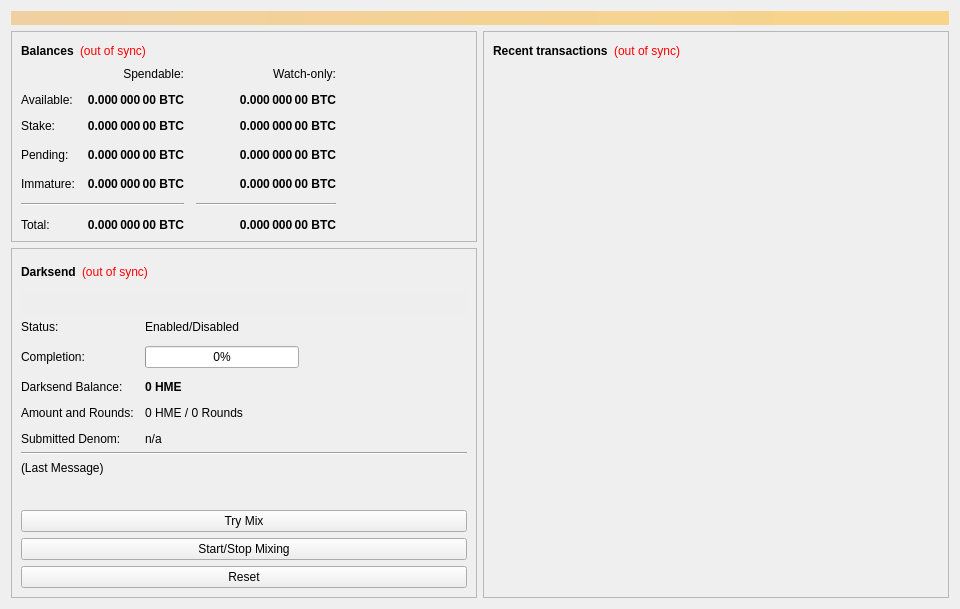
<?xml version="1.0" encoding="UTF-8"?>
<ui version="4.0">
 <class>OverviewPage</class>
 <widget class="QWidget" name="OverviewPage">
  <property name="geometry">
   <rect>
    <x>0</x>
    <y>0</y>
    <width>960</width>
    <height>594</height>
   </rect>
  </property>
  <property name="minimumSize">
   <size>
    <width>960</width>
    <height>0</height>
   </size>
  </property>
  <property name="windowTitle">
   <string>Form</string>
  </property>
  <layout class="QVBoxLayout" name="topLayout">
   <item>
    <widget class="QLabel" name="labelAlerts">
     <property name="visible">
      <bool>false</bool>
     </property>
     <property name="styleSheet">
      <string notr="true">background-color: qlineargradient(x1: 0, y1: 0, x2: 1, y2: 0, stop:0 #F0D0A0, stop:1 #F8D488); color:#000000;</string>
     </property>
     <property name="wordWrap">
      <bool>true</bool>
     </property>
     <property name="margin">
      <number>3</number>
     </property>
    </widget>
   </item>
   <item>
    <layout class="QHBoxLayout" name="horizontalLayout" stretch="1,1">
     <item>
      <layout class="QVBoxLayout" name="verticalLayout_2">
       <item>
        <widget class="QFrame" name="frame">
         <property name="frameShape">
          <enum>QFrame::StyledPanel</enum>
         </property>
         <property name="frameShadow">
          <enum>QFrame::Raised</enum>
         </property>
         <layout class="QVBoxLayout" name="verticalLayout_4">
          <item>
           <layout class="QHBoxLayout" name="horizontalLayout_4">
            <item>
             <widget class="QLabel" name="label_5">
              <property name="font">
               <font>
                <weight>75</weight>
                <bold>true</bold>
               </font>
              </property>
              <property name="text">
               <string>Balances</string>
              </property>
             </widget>
            </item>
            <item>
             <widget class="QLabel" name="labelWalletStatus">
              <property name="cursor">
               <cursorShape>WhatsThisCursor</cursorShape>
              </property>
              <property name="toolTip">
               <string>The displayed information may be out of date. Your wallet automatically synchronizes with the Himecoin network after a connection is established, but this process has not completed yet.</string>
              </property>
              <property name="styleSheet">
               <string notr="true">QLabel { color: red; }</string>
              </property>
              <property name="text">
               <string notr="true">(out of sync)</string>
              </property>
              <property name="alignment">
               <set>Qt::AlignLeading|Qt::AlignLeft|Qt::AlignVCenter</set>
              </property>
             </widget>
            </item>
            <item>
             <spacer name="horizontalSpacer_3">
              <property name="orientation">
               <enum>Qt::Horizontal</enum>
              </property>
              <property name="sizeHint" stdset="0">
               <size>
                <width>40</width>
                <height>20</height>
               </size>
              </property>
             </spacer>
            </item>
           </layout>
          </item>
          <item>
           <layout class="QGridLayout" name="gridLayout">
            <property name="spacing">
             <number>12</number>
            </property>
            <item row="3" column="2">
             <widget class="QLabel" name="labelWatchPending">
              <property name="font">
               <font>
                <weight>75</weight>
                <bold>true</bold>
               </font>
              </property>
              <property name="cursor">
               <cursorShape>IBeamCursor</cursorShape>
              </property>
              <property name="toolTip">
               <string>Unconfirmed transactions to watch-only addresses</string>
              </property>
              <property name="text">
               <string notr="true">0.000 000 00 BTC</string>
              </property>
              <property name="alignment">
               <set>Qt::AlignRight|Qt::AlignTrailing|Qt::AlignVCenter</set>
              </property>
              <property name="textInteractionFlags">
               <set>Qt::LinksAccessibleByMouse|Qt::TextSelectableByKeyboard|Qt::TextSelectableByMouse</set>
              </property>
             </widget>
            </item>
            <item row="3" column="1">
             <widget class="QLabel" name="labelUnconfirmed">
              <property name="font">
               <font>
                <weight>75</weight>
                <bold>true</bold>
               </font>
              </property>
              <property name="cursor">
               <cursorShape>IBeamCursor</cursorShape>
              </property>
              <property name="toolTip">
               <string>Total of transactions that have yet to be confirmed, and do not yet count toward the spendable balance</string>
              </property>
              <property name="text">
               <string notr="true">0.000 000 00 BTC</string>
              </property>
              <property name="alignment">
               <set>Qt::AlignRight|Qt::AlignTrailing|Qt::AlignVCenter</set>
              </property>
              <property name="textInteractionFlags">
               <set>Qt::LinksAccessibleByMouse|Qt::TextSelectableByKeyboard|Qt::TextSelectableByMouse</set>
              </property>
             </widget>
            </item>
            <item row="4" column="2">
             <widget class="QLabel" name="labelWatchImmature">
              <property name="font">
               <font>
                <weight>75</weight>
                <bold>true</bold>
               </font>
              </property>
              <property name="cursor">
               <cursorShape>IBeamCursor</cursorShape>
              </property>
              <property name="toolTip">
               <string>Mined balance in watch-only addresses that has not yet matured</string>
              </property>
              <property name="text">
               <string notr="true">0.000 000 00 BTC</string>
              </property>
              <property name="alignment">
               <set>Qt::AlignRight|Qt::AlignTrailing|Qt::AlignVCenter</set>
              </property>
              <property name="textInteractionFlags">
               <set>Qt::LinksAccessibleByMouse|Qt::TextSelectableByKeyboard|Qt::TextSelectableByMouse</set>
              </property>
             </widget>
            </item>
            <item row="5" column="0" colspan="2">
             <widget class="Line" name="lineSpendableBalance">
              <property name="orientation">
               <enum>Qt::Horizontal</enum>
              </property>
             </widget>
            </item>
            <item row="5" column="2">
             <widget class="Line" name="lineWatchBalance">
              <property name="sizePolicy">
               <sizepolicy hsizetype="Preferred" vsizetype="Fixed">
                <horstretch>0</horstretch>
                <verstretch>0</verstretch>
               </sizepolicy>
              </property>
              <property name="minimumSize">
               <size>
                <width>140</width>
                <height>0</height>
               </size>
              </property>
              <property name="orientation">
               <enum>Qt::Horizontal</enum>
              </property>
             </widget>
            </item>
            <item row="6" column="0">
             <widget class="QLabel" name="labelTotalText">
              <property name="text">
               <string>Total:</string>
              </property>
             </widget>
            </item>
            <item row="4" column="1">
             <widget class="QLabel" name="labelImmature">
              <property name="font">
               <font>
                <weight>75</weight>
                <bold>true</bold>
               </font>
              </property>
              <property name="cursor">
               <cursorShape>IBeamCursor</cursorShape>
              </property>
              <property name="toolTip">
               <string>Mined balance that has not yet matured</string>
              </property>
              <property name="text">
               <string notr="true">0.000 000 00 BTC</string>
              </property>
              <property name="alignment">
               <set>Qt::AlignRight|Qt::AlignTrailing|Qt::AlignVCenter</set>
              </property>
              <property name="textInteractionFlags">
               <set>Qt::LinksAccessibleByMouse|Qt::TextSelectableByKeyboard|Qt::TextSelectableByMouse</set>
              </property>
             </widget>
            </item>
            <item row="3" column="3">
             <spacer name="horizontalSpacer_2">
              <property name="orientation">
               <enum>Qt::Horizontal</enum>
              </property>
              <property name="sizeHint" stdset="0">
               <size>
                <width>40</width>
                <height>20</height>
               </size>
              </property>
             </spacer>
            </item>
            <item row="4" column="0">
             <widget class="QLabel" name="labelImmatureText">
              <property name="text">
               <string>Immature:</string>
              </property>
             </widget>
            </item>
            <item row="6" column="1">
             <widget class="QLabel" name="labelTotal">
              <property name="font">
               <font>
                <weight>75</weight>
                <bold>true</bold>
               </font>
              </property>
              <property name="cursor">
               <cursorShape>IBeamCursor</cursorShape>
              </property>
              <property name="toolTip">
               <string>Your current total balance</string>
              </property>
              <property name="text">
               <string notr="true">0.000 000 00 BTC</string>
              </property>
              <property name="alignment">
               <set>Qt::AlignRight|Qt::AlignTrailing|Qt::AlignVCenter</set>
              </property>
              <property name="textInteractionFlags">
               <set>Qt::LinksAccessibleByMouse|Qt::TextSelectableByKeyboard|Qt::TextSelectableByMouse</set>
              </property>
             </widget>
            </item>
            <item row="6" column="2">
             <widget class="QLabel" name="labelWatchTotal">
              <property name="font">
               <font>
                <weight>75</weight>
                <bold>true</bold>
               </font>
              </property>
              <property name="cursor">
               <cursorShape>IBeamCursor</cursorShape>
              </property>
              <property name="toolTip">
               <string>Current total balance in watch-only addresses</string>
              </property>
              <property name="text">
               <string notr="true">0.000 000 00 BTC</string>
              </property>
              <property name="alignment">
               <set>Qt::AlignRight|Qt::AlignTrailing|Qt::AlignVCenter</set>
              </property>
              <property name="textInteractionFlags">
               <set>Qt::LinksAccessibleByMouse|Qt::TextSelectableByKeyboard|Qt::TextSelectableByMouse</set>
              </property>
             </widget>
            </item>
            <item row="0" column="2">
             <widget class="QLabel" name="labelWatchonly">
              <property name="text">
               <string>Watch-only:</string>
              </property>
              <property name="alignment">
               <set>Qt::AlignRight|Qt::AlignTrailing|Qt::AlignVCenter</set>
              </property>
             </widget>
            </item>
            <item row="1" column="0">
             <widget class="QLabel" name="labelBalanceText">
              <property name="text">
               <string>Available:</string>
              </property>
             </widget>
            </item>
            <item row="1" column="1">
             <widget class="QLabel" name="labelBalance">
              <property name="font">
               <font>
                <weight>75</weight>
                <bold>true</bold>
               </font>
              </property>
              <property name="cursor">
               <cursorShape>IBeamCursor</cursorShape>
              </property>
              <property name="toolTip">
               <string>Your current spendable balance</string>
              </property>
              <property name="text">
               <string notr="true">0.000 000 00 BTC</string>
              </property>
              <property name="alignment">
               <set>Qt::AlignRight|Qt::AlignTrailing|Qt::AlignVCenter</set>
              </property>
              <property name="textInteractionFlags">
               <set>Qt::LinksAccessibleByMouse|Qt::TextSelectableByKeyboard|Qt::TextSelectableByMouse</set>
              </property>
             </widget>
            </item>
            <item row="2" column="0">
             <widget class="QLabel" name="label_10">
              <property name="text">
               <string>Stake:</string>
              </property>
             </widget>
            </item>
            <item row="2" column="1">
             <widget class="QLabel" name="labelStake">
              <property name="font">
               <font>
                <weight>75</weight>
                <bold>true</bold>
               </font>
              </property>
              <property name="cursor">
               <cursorShape>IBeamCursor</cursorShape>
              </property>
              <property name="toolTip">
               <string>Total of coins that was staked, and do not yet count toward the current balance</string>
              </property>
              <property name="text">
               <string notr="true">0.000 000 00 BTC</string>
              </property>
              <property name="alignment">
               <set>Qt::AlignRight|Qt::AlignTrailing|Qt::AlignVCenter</set>
              </property>
              <property name="textInteractionFlags">
               <set>Qt::LinksAccessibleByMouse|Qt::TextSelectableByKeyboard|Qt::TextSelectableByMouse</set>
              </property>
             </widget>
            </item>
            <item row="2" column="2">
             <widget class="QLabel" name="labelWatchStake">
              <property name="font">
               <font>
                <weight>75</weight>
                <bold>true</bold>
               </font>
              </property>
              <property name="cursor">
               <cursorShape>IBeamCursor</cursorShape>
              </property>
              <property name="toolTip">
               <string>Total of coins that was staked in watch-only addresses, and do not yet count toward the current watch-only balance</string>
              </property>
              <property name="text">
               <string notr="true">0.000 000 00 BTC</string>
              </property>
              <property name="alignment">
               <set>Qt::AlignRight|Qt::AlignTrailing|Qt::AlignVCenter</set>
              </property>
              <property name="textInteractionFlags">
               <set>Qt::LinksAccessibleByMouse|Qt::TextSelectableByKeyboard|Qt::TextSelectableByMouse</set>
              </property>
             </widget>
            </item>
            <item row="1" column="2">
             <widget class="QLabel" name="labelWatchAvailable">
              <property name="font">
               <font>
                <weight>75</weight>
                <bold>true</bold>
               </font>
              </property>
              <property name="cursor">
               <cursorShape>IBeamCursor</cursorShape>
              </property>
              <property name="toolTip">
               <string>Your current balance in watch-only addresses</string>
              </property>
              <property name="text">
               <string notr="true">0.000 000 00 BTC</string>
              </property>
              <property name="alignment">
               <set>Qt::AlignRight|Qt::AlignTrailing|Qt::AlignVCenter</set>
              </property>
              <property name="textInteractionFlags">
               <set>Qt::LinksAccessibleByMouse|Qt::TextSelectableByKeyboard|Qt::TextSelectableByMouse</set>
              </property>
             </widget>
            </item>
            <item row="3" column="0">
             <widget class="QLabel" name="labelPendingText">
              <property name="text">
               <string>Pending:</string>
              </property>
             </widget>
            </item>
            <item row="0" column="1">
             <widget class="QLabel" name="labelSpendable">
              <property name="text">
               <string>Spendable:</string>
              </property>
              <property name="alignment">
               <set>Qt::AlignRight|Qt::AlignTrailing|Qt::AlignVCenter</set>
              </property>
             </widget>
            </item>
           </layout>
          </item>
         </layout>
        </widget>
       </item>
       <item>
        <widget class="QFrame" name="frameDarksend">
         <property name="sizePolicy">
          <sizepolicy hsizetype="Expanding" vsizetype="Expanding">
           <horstretch>0</horstretch>
           <verstretch>0</verstretch>
          </sizepolicy>
         </property>
         <property name="minimumSize">
          <size>
           <width>0</width>
           <height>350</height>
          </size>
         </property>
         <property name="layoutDirection">
          <enum>Qt::LeftToRight</enum>
         </property>
         <property name="frameShape">
          <enum>QFrame::StyledPanel</enum>
         </property>
         <property name="frameShadow">
          <enum>QFrame::Raised</enum>
         </property>
         <layout class="QVBoxLayout" name="verticalLayout_5">
          <item>
           <layout class="QHBoxLayout" name="horizontalLayout_5">
            <item>
             <widget class="QLabel" name="label_2">
              <property name="font">
               <font>
                <weight>75</weight>
                <bold>true</bold>
               </font>
              </property>
              <property name="text">
               <string>Darksend</string>
              </property>
             </widget>
            </item>
            <item>
             <widget class="QLabel" name="labelDarksendSyncStatus">
              <property name="toolTip">
               <string>The displayed information may be out of date. Your wallet automatically synchronizes with the Himecoin network after a connection is established, but this process has not completed yet.</string>
              </property>
              <property name="styleSheet">
               <string notr="true">QLabel { color: red; }</string>
              </property>
              <property name="text">
               <string notr="true">(out of sync)</string>
              </property>
              <property name="alignment">
               <set>Qt::AlignLeading|Qt::AlignLeft|Qt::AlignVCenter</set>
              </property>
             </widget>
            </item>
            <item>
             <spacer name="horizontalSpacer_4">
              <property name="orientation">
               <enum>Qt::Horizontal</enum>
              </property>
              <property name="sizeHint" stdset="0">
               <size>
                <width>40</width>
                <height>20</height>
               </size>
              </property>
             </spacer>
            </item>
           </layout>
          </item>
          <item>
           <widget class="QPushButton" name="runAutoDenom">
            <property name="palette">
             <palette>
              <active>
               <colorrole role="WindowText">
                <brush brushstyle="SolidPattern">
                 <color alpha="255">
                  <red>0</red>
                  <green>0</green>
                  <blue>0</blue>
                 </color>
                </brush>
               </colorrole>
               <colorrole role="Button">
                <brush brushstyle="SolidPattern">
                 <color alpha="255">
                  <red>239</red>
                  <green>238</green>
                  <blue>238</blue>
                 </color>
                </brush>
               </colorrole>
               <colorrole role="Light">
                <brush brushstyle="SolidPattern">
                 <color alpha="255">
                  <red>255</red>
                  <green>255</green>
                  <blue>255</blue>
                 </color>
                </brush>
               </colorrole>
               <colorrole role="Midlight">
                <brush brushstyle="SolidPattern">
                 <color alpha="255">
                  <red>247</red>
                  <green>246</green>
                  <blue>246</blue>
                 </color>
                </brush>
               </colorrole>
               <colorrole role="Dark">
                <brush brushstyle="SolidPattern">
                 <color alpha="255">
                  <red>119</red>
                  <green>119</green>
                  <blue>119</blue>
                 </color>
                </brush>
               </colorrole>
               <colorrole role="Mid">
                <brush brushstyle="SolidPattern">
                 <color alpha="255">
                  <red>159</red>
                  <green>159</green>
                  <blue>159</blue>
                 </color>
                </brush>
               </colorrole>
               <colorrole role="Text">
                <brush brushstyle="SolidPattern">
                 <color alpha="255">
                  <red>0</red>
                  <green>0</green>
                  <blue>0</blue>
                 </color>
                </brush>
               </colorrole>
               <colorrole role="BrightText">
                <brush brushstyle="SolidPattern">
                 <color alpha="255">
                  <red>255</red>
                  <green>255</green>
                  <blue>255</blue>
                 </color>
                </brush>
               </colorrole>
               <colorrole role="ButtonText">
                <brush brushstyle="SolidPattern">
                 <color alpha="255">
                  <red>0</red>
                  <green>0</green>
                  <blue>0</blue>
                 </color>
                </brush>
               </colorrole>
               <colorrole role="Base">
                <brush brushstyle="SolidPattern">
                 <color alpha="255">
                  <red>255</red>
                  <green>255</green>
                  <blue>255</blue>
                 </color>
                </brush>
               </colorrole>
               <colorrole role="Window">
                <brush brushstyle="SolidPattern">
                 <color alpha="255">
                  <red>239</red>
                  <green>238</green>
                  <blue>238</blue>
                 </color>
                </brush>
               </colorrole>
               <colorrole role="Shadow">
                <brush brushstyle="SolidPattern">
                 <color alpha="255">
                  <red>0</red>
                  <green>0</green>
                  <blue>0</blue>
                 </color>
                </brush>
               </colorrole>
               <colorrole role="AlternateBase">
                <brush brushstyle="SolidPattern">
                 <color alpha="255">
                  <red>247</red>
                  <green>246</green>
                  <blue>246</blue>
                 </color>
                </brush>
               </colorrole>
               <colorrole role="ToolTipBase">
                <brush brushstyle="SolidPattern">
                 <color alpha="255">
                  <red>255</red>
                  <green>255</green>
                  <blue>220</blue>
                 </color>
                </brush>
               </colorrole>
               <colorrole role="ToolTipText">
                <brush brushstyle="SolidPattern">
                 <color alpha="255">
                  <red>0</red>
                  <green>0</green>
                  <blue>0</blue>
                 </color>
                </brush>
               </colorrole>
              </active>
              <inactive>
               <colorrole role="WindowText">
                <brush brushstyle="SolidPattern">
                 <color alpha="255">
                  <red>0</red>
                  <green>0</green>
                  <blue>0</blue>
                 </color>
                </brush>
               </colorrole>
               <colorrole role="Button">
                <brush brushstyle="SolidPattern">
                 <color alpha="255">
                  <red>239</red>
                  <green>238</green>
                  <blue>238</blue>
                 </color>
                </brush>
               </colorrole>
               <colorrole role="Light">
                <brush brushstyle="SolidPattern">
                 <color alpha="255">
                  <red>255</red>
                  <green>255</green>
                  <blue>255</blue>
                 </color>
                </brush>
               </colorrole>
               <colorrole role="Midlight">
                <brush brushstyle="SolidPattern">
                 <color alpha="255">
                  <red>247</red>
                  <green>246</green>
                  <blue>246</blue>
                 </color>
                </brush>
               </colorrole>
               <colorrole role="Dark">
                <brush brushstyle="SolidPattern">
                 <color alpha="255">
                  <red>119</red>
                  <green>119</green>
                  <blue>119</blue>
                 </color>
                </brush>
               </colorrole>
               <colorrole role="Mid">
                <brush brushstyle="SolidPattern">
                 <color alpha="255">
                  <red>159</red>
                  <green>159</green>
                  <blue>159</blue>
                 </color>
                </brush>
               </colorrole>
               <colorrole role="Text">
                <brush brushstyle="SolidPattern">
                 <color alpha="255">
                  <red>0</red>
                  <green>0</green>
                  <blue>0</blue>
                 </color>
                </brush>
               </colorrole>
               <colorrole role="BrightText">
                <brush brushstyle="SolidPattern">
                 <color alpha="255">
                  <red>255</red>
                  <green>255</green>
                  <blue>255</blue>
                 </color>
                </brush>
               </colorrole>
               <colorrole role="ButtonText">
                <brush brushstyle="SolidPattern">
                 <color alpha="255">
                  <red>0</red>
                  <green>0</green>
                  <blue>0</blue>
                 </color>
                </brush>
               </colorrole>
               <colorrole role="Base">
                <brush brushstyle="SolidPattern">
                 <color alpha="255">
                  <red>255</red>
                  <green>255</green>
                  <blue>255</blue>
                 </color>
                </brush>
               </colorrole>
               <colorrole role="Window">
                <brush brushstyle="SolidPattern">
                 <color alpha="255">
                  <red>239</red>
                  <green>238</green>
                  <blue>238</blue>
                 </color>
                </brush>
               </colorrole>
               <colorrole role="Shadow">
                <brush brushstyle="SolidPattern">
                 <color alpha="255">
                  <red>0</red>
                  <green>0</green>
                  <blue>0</blue>
                 </color>
                </brush>
               </colorrole>
               <colorrole role="AlternateBase">
                <brush brushstyle="SolidPattern">
                 <color alpha="255">
                  <red>247</red>
                  <green>246</green>
                  <blue>246</blue>
                 </color>
                </brush>
               </colorrole>
               <colorrole role="ToolTipBase">
                <brush brushstyle="SolidPattern">
                 <color alpha="255">
                  <red>255</red>
                  <green>255</green>
                  <blue>220</blue>
                 </color>
                </brush>
               </colorrole>
               <colorrole role="ToolTipText">
                <brush brushstyle="SolidPattern">
                 <color alpha="255">
                  <red>0</red>
                  <green>0</green>
                  <blue>0</blue>
                 </color>
                </brush>
               </colorrole>
              </inactive>
              <disabled>
               <colorrole role="WindowText">
                <brush brushstyle="SolidPattern">
                 <color alpha="255">
                  <red>119</red>
                  <green>119</green>
                  <blue>119</blue>
                 </color>
                </brush>
               </colorrole>
               <colorrole role="Button">
                <brush brushstyle="SolidPattern">
                 <color alpha="255">
                  <red>239</red>
                  <green>238</green>
                  <blue>238</blue>
                 </color>
                </brush>
               </colorrole>
               <colorrole role="Light">
                <brush brushstyle="SolidPattern">
                 <color alpha="255">
                  <red>255</red>
                  <green>255</green>
                  <blue>255</blue>
                 </color>
                </brush>
               </colorrole>
               <colorrole role="Midlight">
                <brush brushstyle="SolidPattern">
                 <color alpha="255">
                  <red>247</red>
                  <green>246</green>
                  <blue>246</blue>
                 </color>
                </brush>
               </colorrole>
               <colorrole role="Dark">
                <brush brushstyle="SolidPattern">
                 <color alpha="255">
                  <red>119</red>
                  <green>119</green>
                  <blue>119</blue>
                 </color>
                </brush>
               </colorrole>
               <colorrole role="Mid">
                <brush brushstyle="SolidPattern">
                 <color alpha="255">
                  <red>159</red>
                  <green>159</green>
                  <blue>159</blue>
                 </color>
                </brush>
               </colorrole>
               <colorrole role="Text">
                <brush brushstyle="SolidPattern">
                 <color alpha="255">
                  <red>119</red>
                  <green>119</green>
                  <blue>119</blue>
                 </color>
                </brush>
               </colorrole>
               <colorrole role="BrightText">
                <brush brushstyle="SolidPattern">
                 <color alpha="255">
                  <red>255</red>
                  <green>255</green>
                  <blue>255</blue>
                 </color>
                </brush>
               </colorrole>
               <colorrole role="ButtonText">
                <brush brushstyle="SolidPattern">
                 <color alpha="255">
                  <red>119</red>
                  <green>119</green>
                  <blue>119</blue>
                 </color>
                </brush>
               </colorrole>
               <colorrole role="Base">
                <brush brushstyle="SolidPattern">
                 <color alpha="255">
                  <red>239</red>
                  <green>238</green>
                  <blue>238</blue>
                 </color>
                </brush>
               </colorrole>
               <colorrole role="Window">
                <brush brushstyle="SolidPattern">
                 <color alpha="255">
                  <red>239</red>
                  <green>238</green>
                  <blue>238</blue>
                 </color>
                </brush>
               </colorrole>
               <colorrole role="Shadow">
                <brush brushstyle="SolidPattern">
                 <color alpha="255">
                  <red>0</red>
                  <green>0</green>
                  <blue>0</blue>
                 </color>
                </brush>
               </colorrole>
               <colorrole role="AlternateBase">
                <brush brushstyle="SolidPattern">
                 <color alpha="255">
                  <red>239</red>
                  <green>238</green>
                  <blue>238</blue>
                 </color>
                </brush>
               </colorrole>
               <colorrole role="ToolTipBase">
                <brush brushstyle="SolidPattern">
                 <color alpha="255">
                  <red>255</red>
                  <green>255</green>
                  <blue>220</blue>
                 </color>
                </brush>
               </colorrole>
               <colorrole role="ToolTipText">
                <brush brushstyle="SolidPattern">
                 <color alpha="255">
                  <red>0</red>
                  <green>0</green>
                  <blue>0</blue>
                 </color>
                </brush>
               </colorrole>
              </disabled>
             </palette>
            </property>
            <property name="focusPolicy">
             <enum>Qt::NoFocus</enum>
            </property>
            <property name="autoFillBackground">
             <bool>true</bool>
            </property>
            <property name="text">
             <string/>
            </property>
            <property name="flat">
             <bool>true</bool>
            </property>
           </widget>
          </item>
          <item>
           <layout class="QFormLayout" name="formLayout">
            <property name="fieldGrowthPolicy">
             <enum>QFormLayout::AllNonFixedFieldsGrow</enum>
            </property>
            <property name="horizontalSpacing">
             <number>11</number>
            </property>
            <property name="verticalSpacing">
             <number>12</number>
            </property>
            <item row="0" column="0">
             <widget class="QLabel" name="label_6">
              <property name="text">
               <string>Status:</string>
              </property>
             </widget>
            </item>
            <item row="1" column="0">
             <widget class="QLabel" name="label_7">
              <property name="text">
               <string>Completion:</string>
              </property>
             </widget>
            </item>
            <item row="1" column="1">
             <widget class="QProgressBar" name="darksendProgress">
              <property name="maximumSize">
               <size>
                <width>154</width>
                <height>16777215</height>
               </size>
              </property>
              <property name="value">
               <number>0</number>
              </property>
             </widget>
            </item>
            <item row="3" column="0">
             <widget class="QLabel" name="labelAnonymizedText">
              <property name="text">
               <string>Darksend Balance:</string>
              </property>
             </widget>
            </item>
            <item row="3" column="1">
             <widget class="QLabel" name="labelAnonymized">
              <property name="font">
               <font>
                <weight>75</weight>
                <bold>true</bold>
               </font>
              </property>
              <property name="text">
               <string notr="true">0 HME</string>
              </property>
             </widget>
            </item>
            <item row="4" column="0">
             <widget class="QLabel" name="label_8">
              <property name="text">
               <string>Amount and Rounds:</string>
              </property>
             </widget>
            </item>
            <item row="4" column="1">
             <widget class="QLabel" name="labelAmountRounds">
              <property name="text">
               <string>0 HME / 0 Rounds</string>
              </property>
             </widget>
            </item>
            <item row="5" column="0">
             <widget class="QLabel" name="label_9">
              <property name="text">
               <string>Submitted Denom:</string>
              </property>
             </widget>
            </item>
            <item row="5" column="1">
             <widget class="QLabel" name="labelSubmittedDenom">
              <property name="toolTip">
               <string>The denominations you submitted to the Masternode.&lt;br&gt;To mix, other users must submit the exact same denominations.</string>
              </property>
              <property name="text">
               <string>n/a</string>
              </property>
             </widget>
            </item>
            <item row="0" column="1">
             <widget class="QLabel" name="darksendEnabled">
              <property name="text">
               <string>Enabled/Disabled</string>
              </property>
             </widget>
            </item>
           </layout>
          </item>
          <item>
           <widget class="Line" name="lineLastMessage">
            <property name="orientation">
             <enum>Qt::Horizontal</enum>
            </property>
           </widget>
          </item>
          <item>
           <widget class="QLabel" name="darksendStatus">
            <property name="minimumSize">
             <size>
              <width>288</width>
              <height>43</height>
             </size>
            </property>
            <property name="text">
             <string>(Last Message)</string>
            </property>
            <property name="alignment">
             <set>Qt::AlignLeading|Qt::AlignLeft|Qt::AlignTop</set>
            </property>
            <property name="wordWrap">
             <bool>true</bool>
            </property>
           </widget>
          </item>
          <item>
           <widget class="QPushButton" name="darksendAuto">
            <property name="sizePolicy">
             <sizepolicy hsizetype="MinimumExpanding" vsizetype="Fixed">
              <horstretch>0</horstretch>
              <verstretch>0</verstretch>
             </sizepolicy>
            </property>
            <property name="toolTip">
             <string>Try to manually submit a Darksend request.</string>
            </property>
            <property name="text">
             <string>Try Mix</string>
            </property>
           </widget>
          </item>
          <item>
           <widget class="QPushButton" name="toggleDarksend">
            <property name="sizePolicy">
             <sizepolicy hsizetype="MinimumExpanding" vsizetype="Fixed">
              <horstretch>0</horstretch>
              <verstretch>0</verstretch>
             </sizepolicy>
            </property>
            <property name="text">
             <string>Start/Stop Mixing</string>
            </property>
           </widget>
          </item>
          <item>
           <widget class="QPushButton" name="darksendReset">
            <property name="sizePolicy">
             <sizepolicy hsizetype="MinimumExpanding" vsizetype="Fixed">
              <horstretch>0</horstretch>
              <verstretch>0</verstretch>
             </sizepolicy>
            </property>
            <property name="toolTip">
             <string>Reset the current status of Darksend (can interrupt Darksend if it's in the process of Mixing, which can cost you money!)</string>
            </property>
            <property name="autoFillBackground">
             <bool>false</bool>
            </property>
            <property name="text">
             <string>Reset</string>
            </property>
           </widget>
          </item>
         </layout>
        </widget>
       </item>
       <item>
        <spacer name="verticalSpacer">
         <property name="orientation">
          <enum>Qt::Vertical</enum>
         </property>
         <property name="sizeHint" stdset="0">
          <size>
           <width>20</width>
           <height>40</height>
          </size>
         </property>
        </spacer>
       </item>
      </layout>
     </item>
     <item>
      <layout class="QVBoxLayout" name="verticalLayout_3">
       <item>
        <widget class="QFrame" name="frame_2">
         <property name="frameShape">
          <enum>QFrame::StyledPanel</enum>
         </property>
         <property name="frameShadow">
          <enum>QFrame::Raised</enum>
         </property>
         <layout class="QVBoxLayout" name="verticalLayout">
          <item>
           <layout class="QHBoxLayout" name="horizontalLayout_2">
            <item>
             <widget class="QLabel" name="label_4">
              <property name="font">
               <font>
                <weight>75</weight>
                <bold>true</bold>
               </font>
              </property>
              <property name="text">
               <string>Recent transactions</string>
              </property>
             </widget>
            </item>
            <item>
             <widget class="QLabel" name="labelTransactionsStatus">
              <property name="cursor">
               <cursorShape>WhatsThisCursor</cursorShape>
              </property>
              <property name="toolTip">
               <string>The displayed information may be out of date. Your wallet automatically synchronizes with the Himecoin network after a connection is established, but this process has not completed yet.</string>
              </property>
              <property name="styleSheet">
               <string notr="true">QLabel { color: red; }</string>
              </property>
              <property name="text">
               <string notr="true">(out of sync)</string>
              </property>
              <property name="alignment">
               <set>Qt::AlignRight|Qt::AlignTrailing|Qt::AlignVCenter</set>
              </property>
             </widget>
            </item>
            <item>
             <spacer name="horizontalSpacer">
              <property name="orientation">
               <enum>Qt::Horizontal</enum>
              </property>
              <property name="sizeHint" stdset="0">
               <size>
                <width>40</width>
                <height>20</height>
               </size>
              </property>
             </spacer>
            </item>
           </layout>
          </item>
          <item>
           <widget class="QListView" name="listTransactions">
            <property name="styleSheet">
             <string notr="true">QListView { background: transparent; }</string>
            </property>
            <property name="frameShape">
             <enum>QFrame::NoFrame</enum>
            </property>
            <property name="verticalScrollBarPolicy">
             <enum>Qt::ScrollBarAlwaysOff</enum>
            </property>
            <property name="horizontalScrollBarPolicy">
             <enum>Qt::ScrollBarAlwaysOff</enum>
            </property>
            <property name="selectionMode">
             <enum>QAbstractItemView::NoSelection</enum>
            </property>
           </widget>
          </item>
         </layout>
        </widget>
       </item>
      </layout>
     </item>
    </layout>
   </item>
  </layout>
 </widget>
 <resources/>
 <connections/>
</ui>
